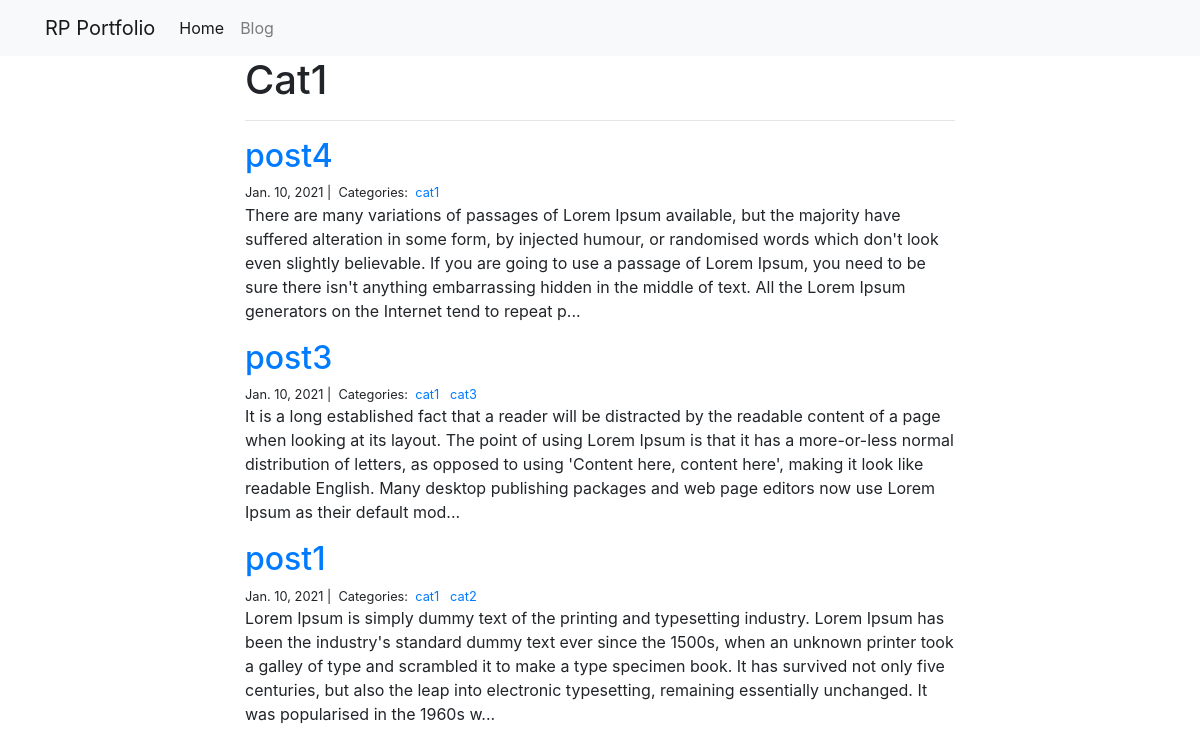
Page /blog/cat1/ on the committed database.
### blog/models.py (models this page shows)
class Category(models.Model):
    name = models.CharField(max_length=20)

class Post(models.Model):
    title = models.CharField(max_length=255)
    body = models.TextField()
    created_on = models.DateTimeField(auto_now_add=True)
    last_modified = models.DateTimeField(auto_now=True)
    categories = models.ManyToManyField('Category', related_name='posts')

### blog/views.py (the view)
# urls.py: path("<category>/", views.blog_category, name="blog_category"),
def blog_category(request, category):
    posts = Post.objects.filter(
        categories__name__contains=category
    ).order_by(
        '-created_on'
    )
    context = {
        "category": category,
        "posts": posts
    }
    return render(request, "blog_category.html", context)

### blog/templates/blog_category.html
{% extends "base.html" %}
{% block page_content %}
<div class="col-md-8 offset-md-2">
    <h1>{{ category | title }}</h1>
    <hr>
    {% for post in posts %}
        <h2><a href="{% url 'blog_detail' post.pk%}">{{ post.title }}</a></h2>
        <small>
            {{ post.created_on.date }} |&nbsp;
            Categories:&nbsp;
            {% for category in post.categories.all %}
            <a href="{% url 'blog_category' category.name %}">
                {{ category.name }}
            </a>&nbsp;
            {% endfor %}
        </small>
        <p>{{ post.body | slice:":400" }}...</p>
    {% endfor %}
</div>
{% endblock %}

### personal_portfolio/templates/base.html (shortened to what this page needs)
<link rel="stylesheet" href="https://stackpath.bootstrapcdn.com/bootstrap/4.1.3/css/bootstrap.min.css">
<nav class="navbar navbar-expand-lg navbar-light bg-light">
    <div class="container">
        <a class="navbar-brand" href="{% url 'project_index' %}">RP Portfolio</a>
        <div class="collapse navbar-collapse" id="navbarSupportedContent">
          <ul class="navbar-nav mr-auto">
            <li class="nav-item active">
              <a class="nav-link" href="{% url 'project_index' %}">Home</a>
            </li>
            <li class="nav-item">
              <a class="nav-link" href="{% url 'blog_index' %}">Blog</a>
            </li>
          </ul>
        </div>
    </div>
</nav>
<div class="container">
    {% block page_content %}{% endblock %}
</div>

### rows in the picture
Category: name "Cat1", name "cat1"
Post: title "post4", created_on "Jan. 10, 2021", body "There are many variations of passages of Lorem Ipsum available, but the majority have suffered alteration in some form, by injected humour, or randomised words which don't look even slightly believable. If you are going to use a passage of Lorem Ipsum, you need to be sure there isn't anything embarrassing hidden in the middle of text. All the Lorem Ipsum generators on the Internet tend to repeat p"
Post: title "post3", created_on "Jan. 10, 2021", body "It is a long established fact that a reader will be distracted by the readable content of a page when looking at its layout. The point of using Lorem Ipsum is that it has a more-or-less normal distribution of letters, as opposed to using 'Content here, content here', making it look like readable English. Many desktop publishing packages and web page editors now use Lorem Ipsum as their default mod"
Category: name "cat3"
Post: title "post1", created_on "Jan. 10, 2021", body "Lorem Ipsum is simply dummy text of the printing and typesetting industry. Lorem Ipsum has been the industry's standard dummy text ever since the 1500s, when an unknown printer took a galley of type and scrambled it to make a type specimen book. It has survived not only five centuries, but also the leap into electronic typesetting, remaining essentially unchanged. It was popularised in the 1960s w"
Category: name "cat2"
